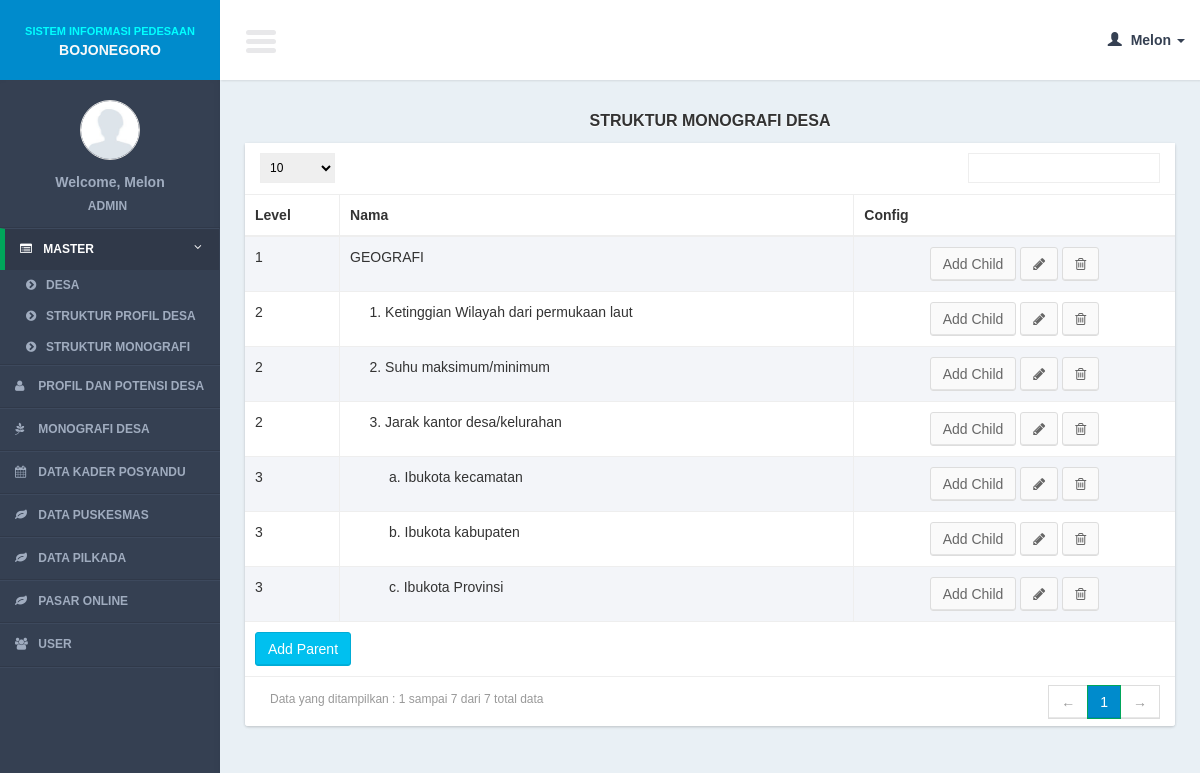
Screenshot of /controllers/village_monograph_structure.php?page=list (signed in) with the database file from the repository.
### tables this page shows
CREATE TABLE IF NOT EXISTS `village_monograph_structures` (
`vms_id` int(11) NOT NULL,
  `vms_parent_id` int(11) NOT NULL,
  `vms_level` int(11) NOT NULL,
  `number_type_id` int(11) NOT NULL,
  `vms_child_separator` varchar(5) NOT NULL,
  `vms_number` int(11) NOT NULL,
  `vms_name` varchar(100) NOT NULL
);

### models/village_monograph_structure_model.php (called while the page is built, shortened)
<?php
function select(){
	$query = mysql_query("SELECT a.*, b.number_type_id as number_type_id_parent, b.vms_child_separator as vms_child_separator_parent
										   						FROM village_monograph_structures a
										   						left JOIN village_monograph_structures b on b.vms_id = a.vms_parent_id
										   						ORDER BY a.vms_parent_id, a.vms_number ASC");
	return $query;
}
function get_jumlah_data(){
	$query = mysql_query("select count(vms_id) as jumlah_data from village_monograph_structures");
	$result = mysql_fetch_array($query);
	$row = $result['jumlah_data'];
	return $row;
}
?>

### lib/function.php (called while the page is built, shortened)
<?php
function get_header($title = ""){
	include '../views/layout/header.php';
}
function get_footer(){
	include '../views/layout/footer.php';
}
	?>
    <?php
function get_abjad($data){
	$abjad = array("","a","b","c","d","e","f","g","h","i","j","k","l","m","n","o","p","q","r","s","t","u","v","w","x","y","z");
	return $abjad[$data];
}
function get_urutan($table, $row_id, $parameter){
	$query = mysql_query("select count($row_id) as result from $table where $parameter");
	$row = mysql_fetch_array($query);
	return $row['result'] + 1;
}
?>

### controllers/village_monograph_structure.php (the view, shortened to what this page needs)
<?php
include '../lib/function.php';
include '../models/village_monograph_structure_model.php';
$page = (isset($_GET['page'])) ? $_GET['page'] : "list";
switch ($page) {
	case 'list':
		$query = select();
		include '../views/village_monograph_structure/list.php';
	break;
}
function my_parent($id) {
     global $tree;
     $tx = "";
     foreach($tree as $v){
          if($v['vms_parent_id'] == $id){
               $me = $v;
               $child = my_parent($me['vms_id']);
			   $total_spasi = "";
			   for($spasi=2; $spasi<=$me['vms_level']; $spasi++){
			   		$total_spasi .= "&nbsp;&nbsp;&nbsp;&nbsp;&nbsp;";
			   }
               $tx.= "<tr>";
			   $number = "";
			   if($me['vms_level'] > 1)
			   {
			   		$urut = get_urutan("village_monograph_structures", "vms_id", " vms_parent_id = '".$me['vms_parent_id']."' and vms_number < '". $me['vms_number']."'");
					if($me['number_type_id_parent'] == 1){ $number =  $urut; }
					else if($me['number_type_id_parent'] == 2){ $number = get_abjad_besar($urut); }
					else if($me['number_type_id_parent'] == 3){ $number = get_abjad($urut); }
			   }
			   $me['vms_child_separator_parent'] = ($me['vms_child_separator_parent']) ? $me['vms_child_separator_parent'] : '';
			   $separator = $me['vms_child_separator_parent']." ";
               $tx.= "<td>$me[vms_level]</td><td>$total_spasi$number$separator$me[vms_name]</td>";
			   $tx .= "<td style='text-align:center;'>
  <a href='village_monograph_structure.php?page=form_child&id_parent=$me[vms_id]' class='btn btn-default' >Add Child</a>
                                                <a href='village_monograph_structure.php?page=form&id=$me[vms_id]' class='btn btn-default' ><i class='fa fa-pencil'></i></a>
                                                <a href=\"javascript:void(0)\" onclick=\"confirm_delete($me[vms_id], 'village_monograph_structure.php?page=delete&id=')\" class='btn btn-default' ><i class='fa fa-trash-o'></i></a>
                                                </td>";
			   $tx.= "</td>";
               $tx.= $child;
               $tx.= "</tr>";
          }
     }
     if(!empty($tx)){
          return $tx;
     }
     return "";
}
?>

### css/AdminLTE.css (style rules this page uses)
html { font-family: 'Source Sans Pro', sans-serif; -webkit-font-smoothing: antialiased; min-height: 100%; background: #E9F0F5; }
body { font-family: 'Source Sans Pro', sans-serif; -webkit-font-smoothing: antialiased; min-height: 100%; background: #E9F0F5; }
a { color: #3c8dbc; }
.table-striped > tbody > tr:nth-child(odd), .table-striped > tbody > tr:nth-child(odd) { background:#F3F5F9; }
.btn { font-weight: 500; -webkit-border-radius: 3px; -moz-border-radius: 3px; border-radius: 3px; border: 1px solid transparent; -webkit-box-shadow: inset 0px -2px 0px 0px rgba(0, 0, 0, 0.09); -moz-box-shadow: inset 0px -2px 0px 0px rgba(0, 0, 0, 0.09); box-shadow: inset 0px -1px 0px 0px rgba(0, 0, 0, 0.09); }
.btn.btn-default { background-color: #fafafa; color: #666; border-color: #ddd; border-bottom-color: #ddd; }

### rows the page displays
village_monograph_structures: vms_level "1", vms_name "GEOGRAFI"
village_monograph_structures: vms_level "2", vms_number "1", village_monograph_structures.vms_child_separator ".", vms_name "Ketinggian Wilayah dari permukaan laut"
village_monograph_structures: vms_level "2", vms_number "2", village_monograph_structures.vms_child_separator ".", vms_name "Suhu maksimum/minimum"
village_monograph_structures: vms_level "2", vms_number "3", village_monograph_structures.vms_child_separator ".", vms_name "Jarak kantor desa/kelurahan"
village_monograph_structures: vms_level "3", number "a", village_monograph_structures.vms_child_separator ".", vms_name "Ibukota kecamatan"
village_monograph_structures: vms_level "3", number "b", village_monograph_structures.vms_child_separator ".", vms_name "Ibukota kabupaten"
village_monograph_structures: vms_level "3", number "c", village_monograph_structures.vms_child_separator ".", vms_name "Ibukota Provinsi"

### other values shown
$user_data[0] "Melon"
$user_data[1] "ADMIN"
$title "STRUKTUR MONOGRAFI DESA"
